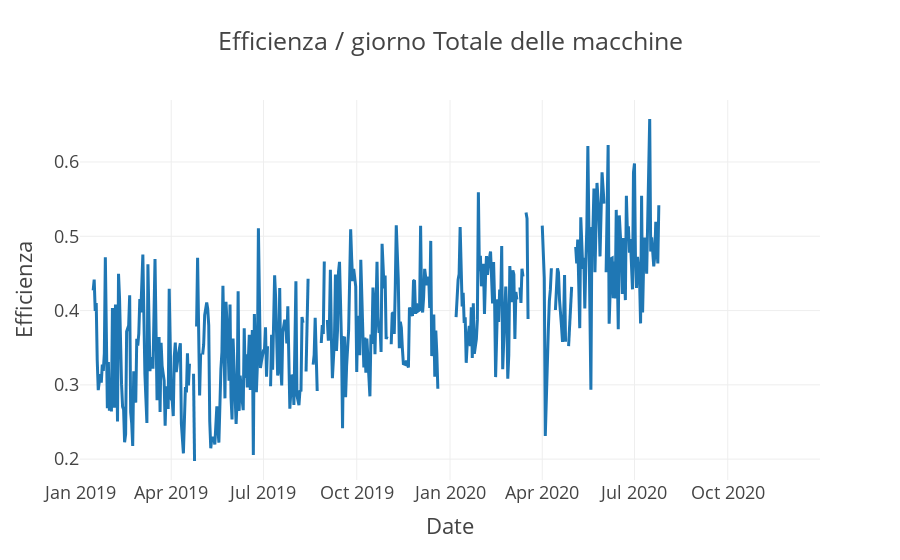

Notebook code cell kept with this figure:
### Markdown cell above
I grafici saranno della serie di dati raggruppata per giorno e per ora

### Code cell
# plot general efficiency
fig = px.line(df_grouped_date, x = "Date", y = "Efficienza", 
              title = "Efficienza / giorno Totale delle macchine")
fig.show()

### Figure 1 — Plotly figure (JSON) as saved in the notebook; plotly's stock layout.template omitted (floating-point values rounded to 4 significant figures; data arrays with more than 128 entries replaced by an {"elided": "..."} marker saying what was removed)
{"data": [{"hovertemplate": "Date=%{x}<br>Efficienza=%{y}<extra></extra>", "legendgroup": "", "line": {"color": "#1F77B4", "dash": "solid"}, "mode": "lines", "name": "", "orientation": "v", "showlegend": false, "type": "scatter", "x": {"elided": "627 str values"}, "xaxis": "x", "y": {"elided": "627 float values"}, "yaxis": "y"}], "layout": {"legend": {"tracegroupgap": 0}, "title": {"text": "Efficienza / giorno Totale delle macchine"}, "xaxis": {"anchor": "y", "domain": [0, 1], "title": {"text": "Date"}}, "yaxis": {"anchor": "x", "domain": [0, 1], "title": {"text": "Efficienza"}}}}
